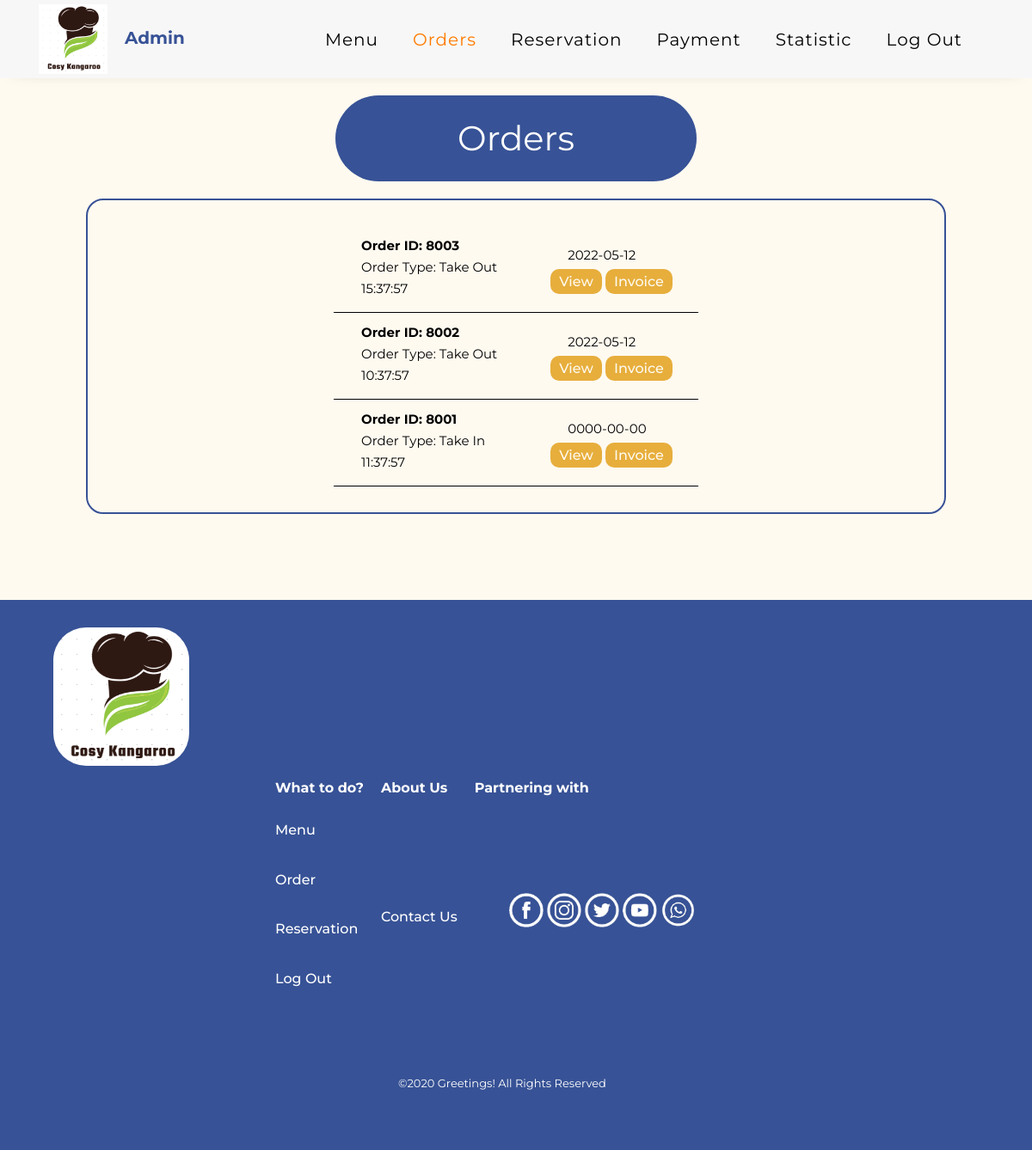
The app's page /adminorderpage.php (signed in) with its own data.
### tables this page shows
CREATE TABLE IF NOT EXISTS `order`(
    order_id INT UNSIGNED AUTO_INCREMENT PRIMARY KEY NOT NULL,
    table_id INT UNSIGNED NULL,
    type VARCHAR(20) NOT NULL,
    date DATE NOT NULL,
    time TIME NOT NULL,
    items VARCHAR(100) NOT NULL,
    customer_id INT UNSIGNED NOT NULL,
    FOREIGN KEY(table_id) REFERENCES `table`(table_num),
    FOREIGN KEY(customer_id) REFERENCES `customer`(cust_id)
);

### classes/database.php (called while the page is built, shortened)
<?php
class Database
{
    private $servername;
    private $username;
    private $password;
    private $dbname;
    private $conn;
    function __construct()
    {
        $this->servername = "localhost";
        $this->username = "root";
        $this->password = "";
        $this->dbname = "cosykangaroo";
    }
    function createConnection()
    {
        $this->conn = @mysqli_connect($this->servername, $this->username, $this->password, $this->dbname);
    }
    function getConnection()
    {
        return $this->conn;
    }
}

### classes/order.php (called while the page is built, shortened)
<?php
class Order
{
    public $type;
    public $date;
    public $time;
    public $id;
    function __construct($id, $tableId, $type, $date, $time, $custId)
    {
        $this->type = $type;
        $this->date = $date;
        $this->time = $time;
        $this->id = $id;
    }
    function getId()
    {
        return $this->id;
    }
    function getType()
    {
        return $this->type;
    }
    function getDate()
    {
        return $this->date;
    }
    function getTime()
    {
        return $this->time;
    }
}

### adminorderpage.php (the view, shortened to what this page needs)
<?php
if (!isset($_SESSION['admin'])) {
    header("Location: index.php");
} else {
    $admin = $_SESSION['admin'];
}
?>
<?php
$orders = array();
$db = new Database();
$db->createConnection();
$sql = "SELECT * FROM `order`";
$prepared_stmt = @mysqli_prepare($db->getConnection(), $sql);
mysqli_stmt_execute($prepared_stmt);
$queryResult =  mysqli_stmt_get_result($prepared_stmt)
    or die("<p>Unable to select from database table</p>");
$row = mysqli_fetch_row($queryResult);
$item_count = 0;
while ($row) {
    $orders[$item_count] = new Order($row[0], $row[1], $row[2], $row[3], $row[4], $row[5]);
    $row = mysqli_fetch_row($queryResult);
    $item_count += 1;
}
?>
<!DOCTYPE html>
<html lang="en">
<head>
    <link rel="stylesheet" href="https://stackpath.bootstrapcdn.com/font-awesome/4.7.0/css/font-awesome.min.css">
    <link rel="stylesheet" href="css/style.css">
    <link rel="stylesheet" type="text/css" href="style/style.css">
</head>
<body>
    <nav class="navbar navbar-expand-lg ftco_navbar ftco-navbar-light" id="ftco-navbar">
        <div class="container">
            <a class="navbar-brand"><img src='images/companylogo.png' alt='icon'><span class="company-name"><?php echo $admin ?></span></a>
            <div class="collapse navbar-collapse" id="ftco-nav">
                <ul class="navbar-nav ml-auto mr-md-3">
                    <li class="nav-item"><a href="adminmenupage.php" class="nav-link">Menu</a></li>
                    <li class="nav-item active"><a href="adminorderpage.php" class="nav-link">Orders</a></li>
                    <li class="nav-item"><a href="adminreservationpage.php" class="nav-link">Reservation</a></li>
                    <li class="nav-item"><a href="adminpaymentpage.php" class="nav-link">Payment</a></li>
                    <li class="nav-item"><a href="adminstatisticpage.php" class="nav-link">Statistic</a></li>
                    <li class="nav-item"><a href="logout.php" class="nav-link">Log Out</a></li>
                </ul>
            </div>
        </div>
    </nav>
    <h1>Orders</h1>
    <div class="friendlist-container">
        <table id="menu">
            <?php
            $orders2 = array_reverse($orders);
            foreach ($orders2 as $key => $value) {
                echo "<tr>
                <td>
                    <p><strong>Order ID: " . $value->getId() . "</strong></p>
                    <p>Order Type: " . $value->getType() . "</p>
                    <p>" . $value->getTime() . "</p>
                </td>
                <td>
                    <p>" . $value->getDate() . "</p>
                    <a class = 'unfriend' href='adminorderdetailpage.php?orderId=" . $value->getId() . "'>View</a>
                    <a class = 'unfriend' href='admininvoicedetailpage.php?orderId=" . $value->getId() . "'>Invoice</a>
                </td>
            </tr>";
            }
            ?>
        </table>
    </div>
    <?php include "footer_login.php" ?>
</body>
</html>

### style/style.css (style rules this page uses)
body { background-color: #fffaf0; }
li, a, button { font-family: "Montserrat", sans-serif; font-weight: 500; font-size: 16px; color: #375296; text-decoration: none; }
.navbar { border-radius: 0; padding: 0 30px; background-color: rgb(247, 247, 247); }
.navbar .company-name { text-transform: capitalize; margin-left: 20px; color: #375296 !important; }
.navbar .nav-item a { text-transform: capitalize !important; color: #000 !important; font-size: 20px !important; }
.navbar .nav-item.active a { color: #ff7b00 !important; }
.navbar img { width: 80px; }
body h1, p, td, h2 { font-family: "Montserrat", sans-serif; }
body h1 { padding: 20px 40px; background-color: #375296; color: white; width: 35%; min-width: 300px; border: none; border-radius: 50px; justify-content: center; margin: 20px auto; text-align: center; }
body p { color: black; padding: 20px 20px; margin-left: 100px; margin-bottom: 10px; width: 60%; line-height: 35px; font-size: 20px; text-align: left; }
.friendlist-container { border: 2px solid #375296; border-radius: 20px !important; width: 70%; min-width: 1000px; margin: 0 auto 100px auto; }
#menu { margin: 30px auto; }
#menu td { border-bottom: 1px solid black; padding: 15px 30px 10px 12px; text-align: center; vertical-align: middle; }
#menu td p { width: 100%; color: black; padding: 0px 20px; margin-left: 0px; width: 100%; line-height: 15px; font-size: 15px; text-align: left; }
#menu .unfriend { background-color: #e7ae3c; color: #fffaf0; padding: 5px 10px; border-radius: 10px; }
table td { color: black; padding: 20px 0; margin: 0 auto; text-align: left; }

### records on screen
order: order_id "8003", type "Take Out", time "15:37:57", date "2022-05-12"
order: order_id "8002", type "Take Out", time "10:37:57", date "2022-05-12"
order: order_id "8001", type "Take In", time "11:37:57", date "0000-00-00"

### other values on screen
$admin "Admin"
